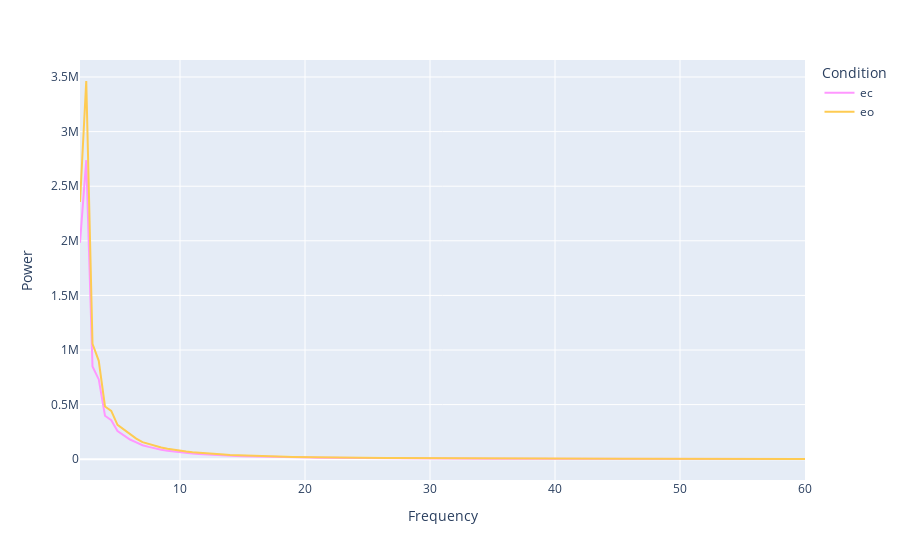

Write notebook code for a chart like this one.
### Code cell
# printing the psd
flows.plot_PSD_two_conditions(eeg, chans, 'ec', 'eo', fs, min_freq, max_freq, psd_normalize)
